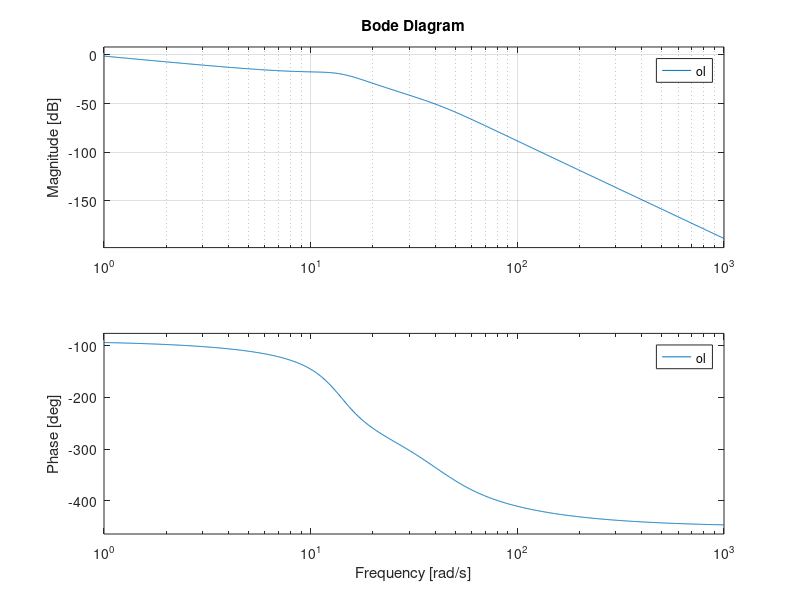

This figure's MATLAB source: (Note: this script raises an error after producing the figure.)
clear all, close all

M = 1.35-0.493*2;

%motor
R = 1.3;%resistance 
L = 0.0220; %inductance 
Ke = -1.0000e+05; %electric stiffness and torque constant

%spring
Ch = 9; %spring damping
Cm = 6; 
Cl = 8;

Kh = 625; %Stiffness high
Km = 281; %Stiffness Med
Kl = 162; %Stifness low

c1 = Cl;
c2 = Cm;
k1 = Kl;
k2 = Km;

A = [0          1          0           0;
    -(k1+k2)/M  -(c1+c2)/M k2/M        c2/M;
    0           0          0           1;
    k2/M        c2/M       -k2/M       -c2/M];

B = [0; 1; 0; 0];
C = [1 0 0 0;
     0 0 1 0];
D = zeros(2,1);

carts = ss(A,B,C,D);
carts.StateName = {'x1', 'x1d', 'x2', 'x2d'};
motor = ss(tf(1, [L R]));
motor.StateName = {'i'};

plant = series(motor, carts);
plant_tf = tf(plant(2,1));

%% controller design
s = tf('s');
ctrl = 500/s;
%ctrl = 9.2389*(s^2-19.04*s+100.6)/(s*(s+100));

ol = ctrl*plant_tf;
figure; bode(ol); grid;
pole( feedback(ol,1) );
%% position loop design
% High
Ws = tf(makeweight(10, 2*pi*1, 0.9));
Wt = tf(makeweight(0.9, 2*pi*1, 10));
Wk = 100*tf(makeweight(0.9, 2*pi*1, 10));

[Hinf, CL, GAM, INFO] = mixsyn(plant, Ws, Wk, Wt);

% figure; margin(series(Hinf,plant)); grid;
% figure; pzplot(Hinf); grid;
% figure; bodemag(1/(1+series(Hinf,plant))); title('S'), grid;
% figure; bodemag(Hinf/(1+series(Hinf,plant))); title('K'), grid;


% Hinf_zpk = zpk(Hinf);
% 
% Hinf_zpk.p{1} = Hinf_zpk.p{1}(2:5);
% Hinf_zpk.p{1} = Hinf_zpk.z{1}(1:3);
% 
% Hinf_red = reduce(Hinf, 3);
% figure; pzplot(Hinf_red); grid;
 Hinf = reduce(Hinf, 3);

